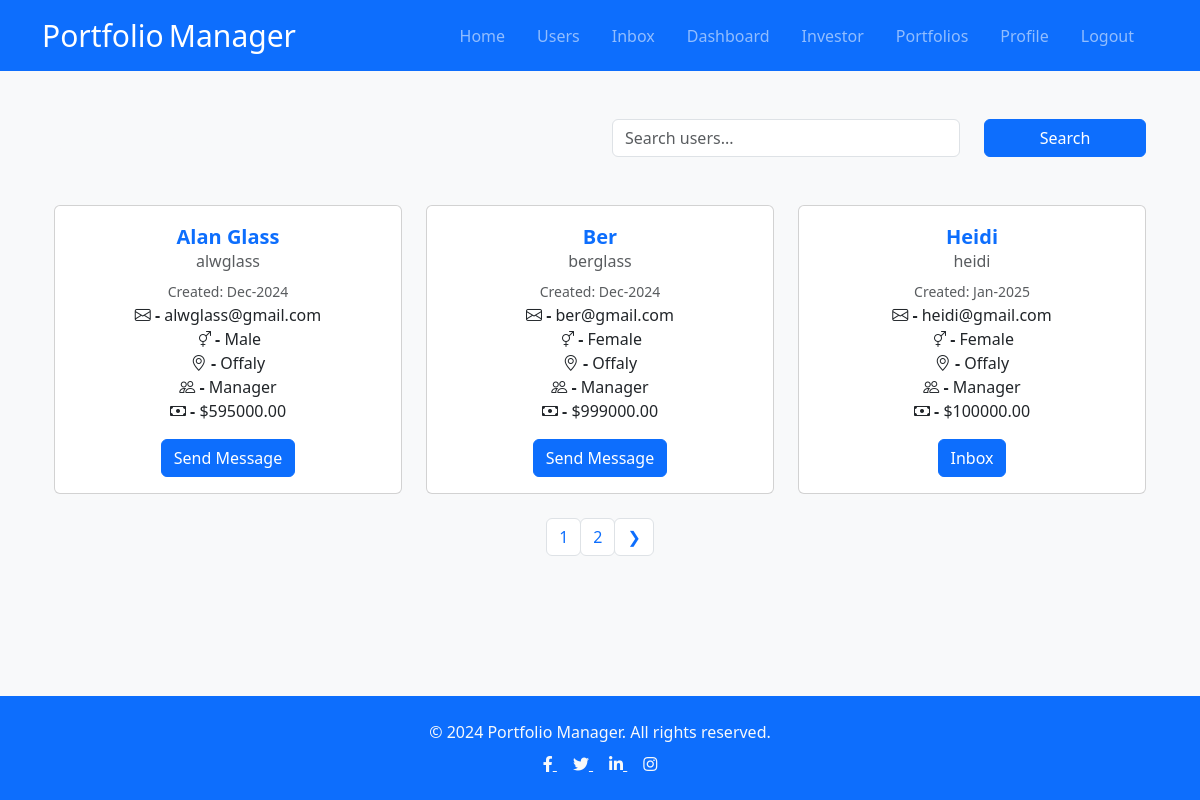
Screenshot of /profiles/ (signed in) with the database file from the repository.
### users/models.py (models this page shows, shortened)
class Profile(models.Model):
    def allowed_groups():
        return {'name__in': Group.objects.values_list('name', flat=True)}
    GENDER_CHOICES = [
        ('Male', 'Male'),
        ('Female', 'Female'),
        ('Rather not say', 'Rather not say'),
    ]
    user = models.OneToOneField(User, on_delete=models.CASCADE, null=True,blank=True) # One User has One Profile
    group = models.ForeignKey(
        Group,
        on_delete=models.SET_NULL,
        null=True,
        blank=True,
        limit_choices_to=allowed_groups
    )
    username = models.CharField(max_length=200 , null=True,blank=True)
    balance = models.FloatField(null=False,default=0)
    location = models.CharField(max_length=200 , null=True,blank=True)
    name = models.CharField(max_length=200 , null=True,blank=True)
    email = models.EmailField(max_length=200 , null=True,blank=True)
    gender = models.CharField(
        max_length=20,
        choices=GENDER_CHOICES,
        default='Male',
    )
    short_intro = models.TextField(null=True,blank=True)
    bio  = models.TextField(null=True,blank=True)
    created = models.DateTimeField(auto_now_add=True)
    id = models.UUIDField(default=uuid.uuid4, unique=True, primary_key=True,editable=False)
    class Meta:
        ordering = ['username'] # "-" orders by descending

### users/views.py (the view)
# urls.py: path('profiles/',views.profiles,name="profiles"),
def profiles(request):
    profiles, search_query = searchProfiles(request)
    custom_range, profiles = paginateProfiles(request, profiles, 3)
    context = {'profiles':profiles,'search_query':search_query, 'custom_range': custom_range}
    for profile in profiles:
        print("NAME: ", profile.name, "GROUP: ", profile.group.name )
    print ('END OF VIEW')
    return render(request, 'users/profiles.html', context)

### users/utils.py (called while the page is built, shortened)
def searchProfiles(request):
    search_query = ''
    if request.GET.get('search_query'): #search_query is the "name =" on the form
        search_query = request.GET.get('search_query')
    print("SEARCH : ",search_query )
    if not search_query:
        print("No search query provided. Returning all profiles.")
        print("SEARCH : ",search_query )
        profiles = Profile.objects.all()  # Or return [] if you want to show no results
        return profiles, search_query

def paginateProfiles(request,profiles,results):
    page =   request.GET.get('page')
    paginator  = Paginator(profiles,results)
    try:
        profiles  = paginator.page(page)
    except PageNotAnInteger:
        page = 1
        profiles  = paginator.page(page)
    except EmptyPage:
        page = paginator.num_pages # get last pages
        profiles  = paginator.page(page)
    leftIndex = (int(page) - 1)
    if leftIndex < 1:
        leftIndex = 1
    rightIndex = (int(page) + 2)
    if rightIndex > paginator.num_pages:
        rightIndex = paginator.num_pages + 1
    custom_range = range(leftIndex,rightIndex)
    return custom_range , profiles

### users/templates/users/profiles.html (shortened to what this page needs)
{% extends 'base.html' %}
{% block content %}
  <main class="home">
      <div class="container">
        <div class="row g-4 ">
          <div class="col-md-6 mb-3">
            <h2 class="mb-0 text-light">User Management</h2>
          </div>
          <div class="col-md-4 form-floating mb-2">
            <div class="mb-3 w-100">
              <input
                class="form-control w-100"
                id="searchInput"
                type="search"
                name="search_query"
                value="{{ search_query }}"
                placeholder="Search users..."
                aria-label="Search users"
              />
            </div>
          </div>
            <div class="col-md-2 form-floating">
              <button class="btn btn-primary w-100" type="submit">Search</button>
            </div>
        </div>
      </div>
  <div class="container my-4">
    <div class="row g-4">
        {% for profile in profiles %}
            <div class="col-md-4 text-center">
                <div class="card h-100">
                    <div class="card-body">
                      <div class="text-center">
                        <p class="mb-1 text-primary fw-bold fs-5">{{ profile.name }}</p>
                      </div>
                        <h6 class="card-subtitle mb-2 text-muted">{{ profile.username }}</h6>
                        <small class="text-muted">Created: {{ profile.created|date:"M-Y" }}</small>
                        <p class="card-text">
                            <strong><i class="bi bi-envelope"></i> - </strong> {{ profile.email }}<br>
                            <strong><i class="bi bi-gender-ambiguous"></i> - </strong> {{ profile.gender }}<br>
                            <strong><i class="bi bi-geo-alt"></i> - </strong> {{ profile.location|default:"N/A" }}<br>
                            <strong><i class="bi bi-people"></i> - </strong> {{ profile.group.name }}<br>
                            <strong><i class="bi bi-cash"></i> - </strong> ${{ profile.balance|floatformat:2 }}
                        </p>
                        {% if request.user.profile.id != profile.id %}
                              <a href="{% url 'create-message' profile.id %}" class="btn btn-primary">Send Message </a>
                        {% else %}
                              <a href="{% url 'inbox' %}" class="btn btn-primary">Inbox </a>
                        {% endif %}
                        <br>
                    </div>
                </div>
            </div>
        {% empty %}
            <div class="col-12 text-center">
                <p>No profiles found.</p>
            </div>
        {% endfor %}
    </div>
</div>
     {% include 'pagination.html' with query_set=profiles custom_range=custom_range  %}
</main>
{% endblock content %}

### portfolio_manager/static/css/styles.css (style rules this page uses)
:root { --color-main: #662c39; --color-main-light: #e6faff; --color-sub: #3f4156; --color-sub-light: #51546e; --color-sub-lighter: rgb(215, 207, 218); --color-text: #737373; --color-gray: #8b8b8b; --color-light: #e5e7eb; --color-light-gray: #767676; --color-bg: #f8fafd; --color-white: #fffefd; --color-white-light: #f3f3f3; --color-success: #359e64; --color-success-bg: #def8e8; --color-info: #35869e; --color-info-bg: #def8eea6; --color-error: #fc4b0b; --color-error-bg: #fff233; --font-base: 'Poppins', arial, helvetica, 'Segoe UI', roboto, ubuntu, sans-serif; --font-monospace: 'Fira Code', 'Courier New', courier, monospace; --font-regular: 300; --font-medium: 500; --font-bold: 700; --generic-shadow: 1px 1px 5px #00000010; --generic-transition: all 0.3s ease-in-out; }
body { font-family: Arial, sans-serif; background-color: #f0f0f0; margin: 0; padding: 0; }
body { font-family: Arial, sans-serif; }
html, body { height: 100%; margin: 0; }

### rows the page displays
Profile: name "Alan Glass", username "alwglass", created "Dec-2024", email "alwglass@gmail.com", gender "Male", location "Offaly", group.name "Manager", balance "595000.00", shows "Send Message"
Profile: name "Ber", username "berglass", created "Dec-2024", email "ber@gmail.com", gender "Female", location "Offaly", group.name "Manager", balance "999000.00", shows "Send Message"
Profile: name "Heidi", username "heidi", created "Jan-2025", email "heidi@gmail.com", gender "Female", location "Offaly", group.name "Manager", balance "100000.00", shows "Inbox"

### other values shown
{{ page }} "1" "2"
